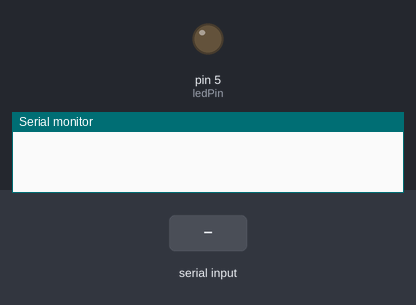
The sketch below on a simulated Arduino Uno, built with avr-gcc and run on an emulated ATmega328P. On the bench: output pins drawn as LEDs (lit = HIGH), the last lines printed to the serial monitor. The test bench sets the inputs (shaded band).

Above: at 1.2 s.
1.3 s: byte 30 received over Serial
At 2.3 s:
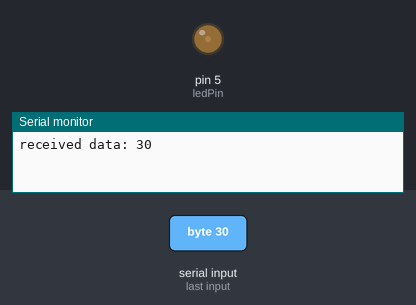
2.8 s: byte 90 received over Serial
At 3.5 s:
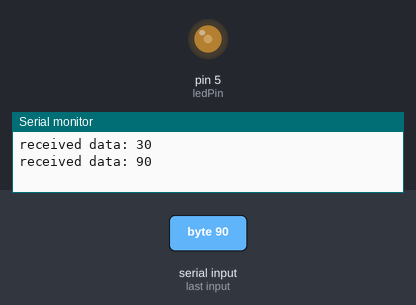
Timing chart, 0 to 5.8 s (numbered marks = the images above; inputs shaded):
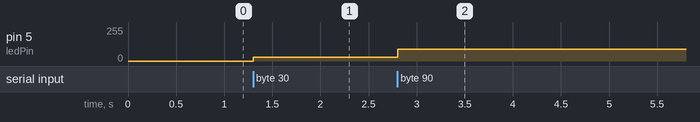

The sketch:

Change_Brightness.ino
```cpp
int incomingByte = 0; // 受信するシリアルデータのために準備
const int ledPin = 5; // LEDを接続したPWM対応のピン番号

void setup()
{
    pinMode(ledPin, OUTPUT);
    Serial.begin(9600); // シリアルポートを開き，データレートを9600 bpsにセットする
}

void loop()
{

    // データを受信した場合にのみ，データを送信する
    if (Serial.available() > 0)
    {
        // 受信したデータの1バイトを読み取る
        incomingByte = Serial.read();

        // 受信したデータを出力する
        Serial.print("received data: ");
        Serial.println(incomingByte, DEC);

        // 受信したデータをLEDの明るさにする
        analogWrite(ledPin, incomingByte);
    }
}
```

Measured:
- after the input at 1.3 s, pin 5 (ledPin): 0/255 → 30/255 at once
- after the input at 2.8 s, pin 5 (ledPin): 30/255 → 90/255 at once
